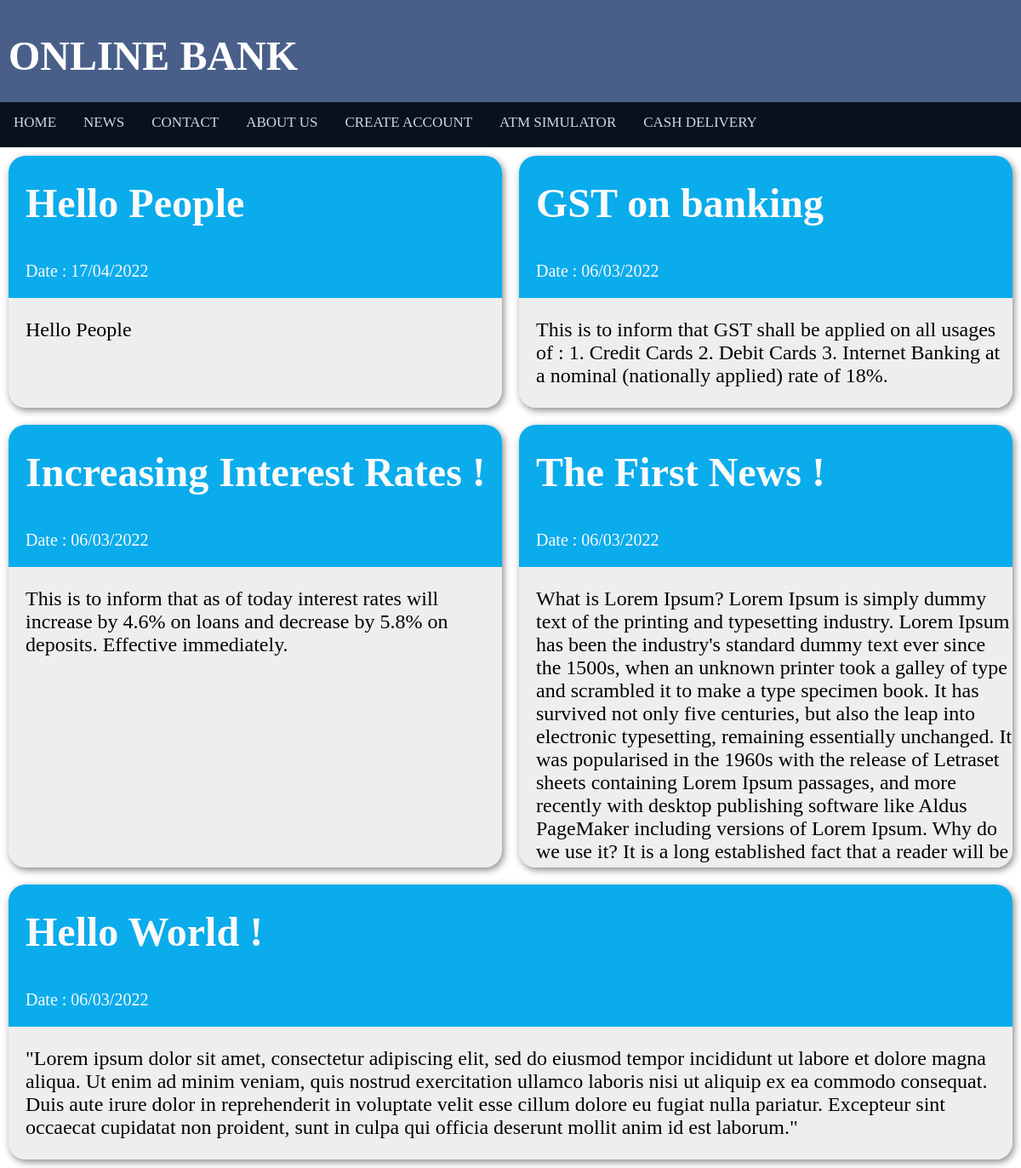
Page /news.php on the committed database.
### tables this page shows
CREATE TABLE `news` (
  `id` int(10) UNSIGNED NOT NULL,
  `title` varchar(40) DEFAULT NULL,
  `created` datetime DEFAULT NULL
);

CREATE TABLE `news_body` (
  `id` int(10) UNSIGNED NOT NULL,
  `body` text DEFAULT NULL
);

### news.php (the view, shortened to what this page needs)
<?php
    include "header.php";
    include "navbar.php";
    include "connect.php";
?>
<!DOCTYPE html>
<html>
<head>
    <link rel="stylesheet" href="news_style.css">
</head>
<body>
    <div class="flex-container">
        <?php
            $sql0 = "SELECT id, title, created FROM news ORDER BY created DESC";
            $result = $conn->query($sql0);
            if ($result->num_rows > 0) {
            while($row = $result->fetch_assoc()) {
                $id = $row["id"];
                $sql1 = "SELECT body FROM news_body WHERE id=$id";
                $result1 = $conn->query($sql1); ?>
                <div style="border-radius:20px 20px 20px 20px" class="flex-item">
                    <div class="flex-container-title">
                        <h1 id="title"><?php echo $row["title"] . "<br>"; ?></h1>
                    </div>
                    <div class="flex-container-title">
                        <p id="date"><?php echo "Date : " .
                            date("d/m/Y", strtotime($row["created"])); ?></p>
                    </div>
                    <div class="flex-container-body">
                        <p id="news_body"><?php while($row1 = $result1->fetch_assoc()) {
                            echo $row1["body"]; } ?></p>
                    </div>
                </div>
            <?php }
            } else {
                echo "No news available ! Please post some.";
            }
        ?>
    </div>
</body>
</html>

### header_style.css (style rules this page uses)
body { margin: 0; padding: 0; background-color: #FAFAFA; }
h1 { font-family: OpenSans-Light; color: white; font-size: 48px; line-height: 48px; margin-top: calc((24px - 32px) + 40px); margin-bottom: 24px; }

### news_style.css (style rules this page uses)
body, html { height: 100%; background: url("images/news.jpg") no-repeat center center fixed; background-size: cover; }
.flex-container { display: -webkit-flex; display: flex; width: auto; height: auto; -webkit-flex-wrap: wrap; flex-wrap: wrap; }
.flex-item { -webkit-flex-direction: column; flex-direction: column; flex: 1 1 550px; background-color: #EEEEEE; width: auto; height: auto; max-height: 65vh; margin: 10px; overflow-y: auto; box-shadow: 2px 3px 8px #888888; border-radius: 4px; }
.flex-container-title { display: -webkit-flex; display: flex; width: auto; height: auto; background-color: #0aacec; }
.flex-container-body { display: -webkit-flex; display: flex; background-color: #EEEEEE; }
h1[id="title"] { margin-left: 20px; font-family: Roboto-Thin; color: #FAFAFA; }
p[id="date"] { font-size: 20px; color: #FAFAFA; margin-left: 20px; font-family: Roboto-Regular; }
p[id="news_body"] { font-size: 24px; margin-left: 20px; font-family: Roboto-Regular; }

### rows in the picture
news: title "Hello People", created "17/04/2022"
news_body: body "Hello People"
news: title "GST on banking", created "06/03/2022"
news_body: body "This is to inform that GST shall be applied on all usages of : 1. Credit Cards 2. Debit Cards 3. Internet Banking at a nominal (nationally applied) rate of 18%."
news: title "Increasing Interest Rates !", created "06/03/2022"
news_body: body "This is to inform that as of today interest rates will increase by 4.6% on loans and decrease by 5.8% on deposits. Effective immediately."
news: title "The First News !", created "06/03/2022"
news_body: body "What is Lorem Ipsum? Lorem Ipsum is simply dummy text of the printing and typesetting industry. Lorem Ipsum has been the industry's standard dummy text ever since the 1500s, when an unknown printer took a galley of type and scrambled it to make a type specimen book. It has survived not only five centuries, but also the leap into electronic typesetting, remaining essentially unchanged. It was popularised in the 1960s with the release of Letraset sheets containing Lorem Ipsum passages, and more recently with desktop publishing software like Aldus PageMaker including versions of Lorem Ipsum. Why do we use it? It is a long established fact that a reader will be…"
news: title "Hello World !", created "06/03/2022"
news_body: body "\"Lorem ipsum dolor sit amet, consectetur adipiscing elit, sed do eiusmod tempor incididunt ut labore et dolore magna aliqua. Ut enim ad minim veniam, quis nostrud exercitation ullamco laboris nisi ut aliquip ex ea commodo consequat. Duis aute irure dolor in reprehenderit in voluptate velit esse cillum dolore eu fugiat nulla pariatur. Excepteur sint occaecat cupidatat non proident, sunt in culpa qui officia deserunt mollit anim id est laborum.\""
